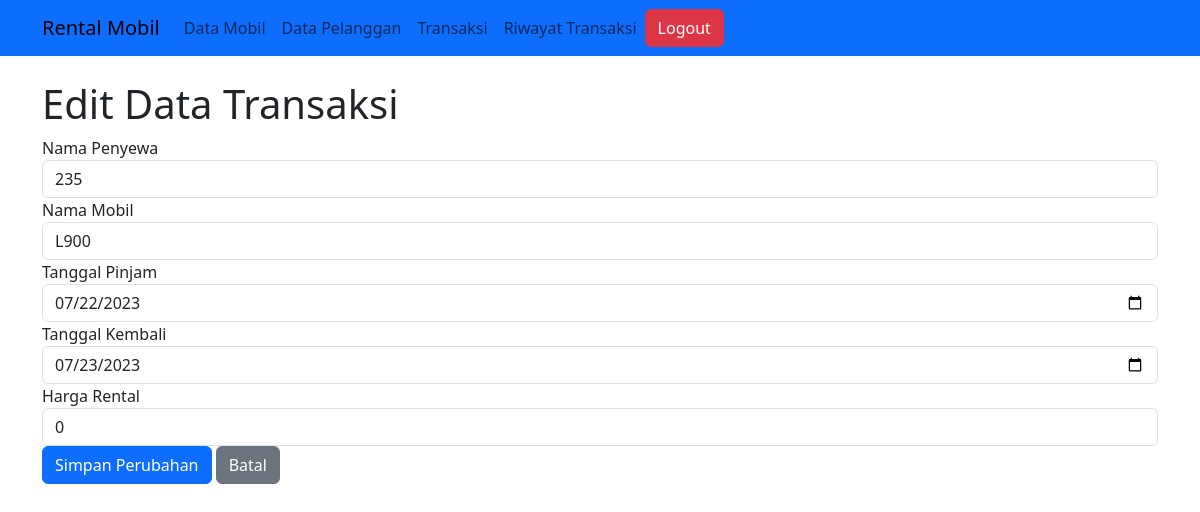
Screenshot of /edit-transaksi.php?id=123151 with the database file from the repository.
### tables this page shows
CREATE TABLE `transaksi` (
  `id_transaksi` int(10) NOT NULL,
  `nama_penyewa` varchar(50) NOT NULL,
  `nama_mobil` varchar(50) NOT NULL,
  `tgl_pinjam` varchar(30) NOT NULL,
  `tgl_kembali` varchar(30) NOT NULL,
  `harga_rental` int(11) NOT NULL,
  `timestamp` timestamp NOT NULL DEFAULT current_timestamp()
);

### edit-transaksi.php (the view, shortened to what this page needs)
<?php
include 'layout/header.php';
if ($_SERVER['REQUEST_METHOD'] === 'POST') {
    $id_transaksi = $_POST['id_transaksi'];
    $nama_penyewa = $_POST['nama_penyewa'];
    $nama_mobil = $_POST['nama_mobil'];
    $tgl_pinjam = $_POST['tgl_pinjam'];
    $tgl_kembali = $_POST['tgl_kembali'];
    $harga_rental = $_POST['harga_rental'];
    updateTransaksi($id_transaksi, [
        'nama_penyewa' => $nama_penyewa,
        'nama_mobil' => $nama_mobil,
        'tgl_pinjam' => $tgl_pinjam,
        'tgl_kembali' => $tgl_kembali,
        'harga_rental' => $harga_rental,
    ]);
    header("Location: transaksi.php");
    exit();
} else {
    if (isset($_GET['id'])) {
        $id_transaksi = $_GET['id'];
        $data_transaksi = select("SELECT * FROM transaksi WHERE id_transaksi = '$id_transaksi'");
        if ($data_transaksi) {
            $trs = $data_transaksi[0];
            ?>
            <div class="container mt-4">
                <h1>Edit Data Transaksi</h1>
                <form action="" method="POST" class="mt-2">
                    <div class="form-group">
                        <label for="nama_penyewa">Nama Penyewa</label>
                        <input type="text" id="nama_penyewa" name="nama_penyewa" class="form-control" value="<?= $trs['nama_penyewa'] ?>">
                    </div>
                    <div class="form-group">
                        <label for="nama_mobil">Nama Mobil</label>
                        <input type="text" id="nama_mobil" name="nama_mobil" class="form-control" value="<?= $trs['nama_mobil'] ?>">
                    </div>
                    <div class="form-group">
                        <label for="tgl_pinjam">Tanggal Pinjam</label>
                        <input type="date" id="tgl_pinjam" name="tgl_pinjam" class="form-control" value="<?= $trs['tgl_pinjam'] ?>">
                    </div>
                    <div class="form-group">
                        <label for="tgl_kembali">Tanggal Kembali</label>
                        <input type="date" id="tgl_kembali" name="tgl_kembali" class="form-control" value="<?= $trs['tgl_kembali'] ?>">
                    </div>
                    <div class="form-group">
                        <label for="harga_rental">Harga Rental</label>
                        <input type="number" id="harga_rental" name="harga_rental" class="form-control" value="<?= $trs['harga_rental'] ?>">
                    </div>
                    <button type="submit" class="btn btn-primary">Simpan Perubahan</button>
                    <a href="data-transaksi.php" class="btn btn-secondary">Batal</a>
                </form>
            </div>
            <?php
        } else {
            header("Location: data-transaksi.php");
            exit();
        }
    }
}
?>

### rows the page displays
transaksi: nama_penyewa "235", nama_mobil "L900", tgl_pinjam "07/22/2023", tgl_kembali "07/23/2023", harga_rental "0"
